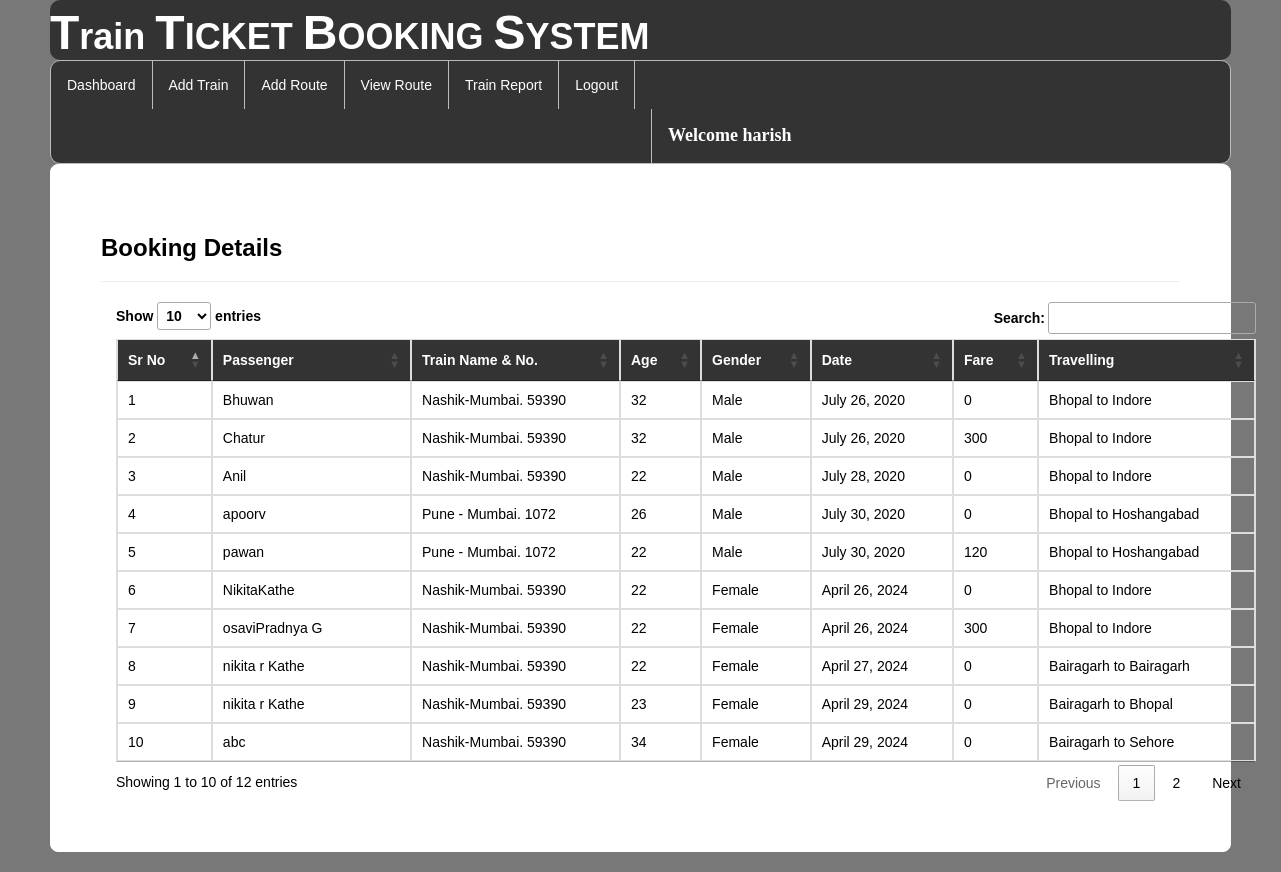
/viewbookings/ (signed in), run on the app's committed database.
### railway/models.py (models this page shows, shortened)
class Book_ticket(models.Model):
    passenger=models.ForeignKey(Passenger,on_delete=models.CASCADE,null=True)
    user=models.ForeignKey(Register,on_delete=models.CASCADE,null=True)
    route=models.CharField(max_length=100,null=True)
    date2=models.DateField(null=True)
    fare=models.IntegerField(null=True)

class Passenger(models.Model):
    user = models.ForeignKey(Register,on_delete=models.CASCADE,null=True)
    train = models.ForeignKey(Add_Train,on_delete=models.CASCADE,null=True)
    name = models.CharField(max_length=100,null=True)
    age = models.IntegerField(null=True)
    gender = models.CharField(max_length=30,null=True)
    route=models.CharField(max_length=100,null=True)
    status = models.CharField(max_length=30,null=True)
    date1 = models.DateField(null=True)
    fare = models.IntegerField(null=True)

class Add_Train(models.Model):
    trainname = models.CharField(max_length=30,null=True)
    train_no = models.IntegerField(null=True)
    from_city = models.CharField(max_length=30,null=True)
    to_city = models.CharField(max_length=30,null=True)
    departuretime=models.CharField(max_length=30,null=True)
    arrivaltime=models.CharField(max_length=30,null=True)
    trevaltime=models.CharField(max_length=100,null=True)
    distance=models.IntegerField(null=True)
    img=models.FileField(null=True)

### railway/views.py (the view)
# urls.py: path('viewbookings/', viewbookings, name="viewbookings"),
def viewbookings(request):
    if not request.user.is_authenticated:
        return redirect('login')
    book = Book_ticket.objects.all()
    d = {'book': book}
    return render(request, 'viewbookings.html', d)

### railway/templates/viewbookings.html (shortened to what this page needs)
{% extends 'navigation3.html' %}
{% load static %}
{% block b %}
<div style="color:Black;border:1px solid white;border-radius:8px;background-color:white;padding:50px">
        <h3><strong>Booking Details</strong></h3><hr>
<div class="container">
<table class="table table-bordered" id="myTable">
  <thead style="color:white;background-color:#333">
  <tr>
    <th>Sr No</th>
    <th>Passenger</th>
      <th>Train Name & No.</th>
      <th>Age</th>
    <th>Gender</th>
    <th>Date</th>
       <th>Fare</th>
       <th>Travelling</th>
  </tr>
  </thead>
   <tbody>
    {% for i in book %}
  <tr>
    <td>{{forloop.counter}}</td>
    <td>{{i.passenger.name}}</td>
    <td>{{i.passenger.train.trainname}}. {{i.passenger.train.train_no}}</td>
      <td>{{i.passenger.age}}</td>
      <td>{{i.passenger.gender}}</td>
      <td>{{i.passenger.date1}}</td>
      <td>{{i.fare}}</td>
      <td>{{i.route}}</td>
  </tr>
    {% endfor %}
    </tbody>
</table>
 </div>
</div>
{% endblock %}

### railway/templates/navigation3.html (shortened to what this page needs)
{% extends 'head.html' %}
{% load static %}
{% block body %}
<link rel = stylesheet href = "//cdn.datatables.net/1.10.19/css/jquery.dataTables.min.css">
<ul class="id2">
  <li id="id1"><a href="{% url 'admindashboard' %}">Dashboard</a></li>
  <li id="id1"><a href="{% url 'add_train' %}">Add Train</a></li>
  <li id="id1"><a href="{% url 'add_route' %}">Add Route</a></li>
  <li id="id1"><a href="{% url 'availableroute' %}">View Route</a></li>
  <li id="id1"><a href="{% url 'view_train'%}">Train Report</a></li>
  <li id="id1"><a href="{% url 'log_out' %}">Logout</a></li>
      <li id="id2" style="margin-left:600px"><a href="" style="color:white"><strong style="font-size:18px;font-family:cursive">Welcome {{request.user.username}}</strong></a></li>
</ul>
{% block b %}
{% endblock %}
{% endblock %}

### railway/templates/navigation3.html (style rules this page uses)
.id2 { list-style-type: none; margin: 0; padding: 0; overflow: hidden; background-color: #333; border-radius:10px; border:1px solid #bbb; }
#id1 { float: left; border-right:1px solid #bbb; }
#id2 { float: left; border-left:1px solid #bbb; }
li:last-child { border-right: none; }
li a { display: block; color: white; text-align: center; padding: 14px 16px; text-decoration: none; }
body { font-family: Arial, Helvetica, sans-serif; }

### data on the page
Book_ticket: passenger.name "Bhuwan", passenger.train.trainname "Nashik-Mumbai", passenger.train.train_no "59390", passenger.age "32", passenger.gender "Male", passenger.date1 "July 26, 2020", fare "0", route "Bhopal to Indore"
Book_ticket: passenger.name "Chatur", passenger.train.trainname "Nashik-Mumbai", passenger.train.train_no "59390", passenger.age "32", passenger.gender "Male", passenger.date1 "July 26, 2020", fare "300", route "Bhopal to Indore"
Book_ticket: passenger.name "Anil", passenger.train.trainname "Nashik-Mumbai", passenger.train.train_no "59390", passenger.age "22", passenger.gender "Male", passenger.date1 "July 28, 2020", fare "0", route "Bhopal to Indore"
Book_ticket: passenger.name "apoorv", passenger.train.trainname "Pune - Mumbai", passenger.train.train_no "1072", passenger.age "26", passenger.gender "Male", passenger.date1 "July 30, 2020", fare "0", route "Bhopal to Hoshangabad"
Book_ticket: passenger.name "pawan", passenger.train.trainname "Pune - Mumbai", passenger.train.train_no "1072", passenger.age "22", passenger.gender "Male", passenger.date1 "July 30, 2020", fare "120", route "Bhopal to Hoshangabad"
Book_ticket: passenger.name "NikitaKathe", passenger.train.trainname "Nashik-Mumbai", passenger.train.train_no "59390", passenger.age "22", passenger.gender "Female", passenger.date1 "April 26, 2024", fare "0", route "Bhopal to Indore"
Book_ticket: passenger.name "osaviPradnya G", passenger.train.trainname "Nashik-Mumbai", passenger.train.train_no "59390", passenger.age "22", passenger.gender "Female", passenger.date1 "April 26, 2024", fare "300", route "Bhopal to Indore"
Book_ticket: passenger.name "nikita r Kathe", passenger.train.trainname "Nashik-Mumbai", passenger.train.train_no "59390", passenger.age "22", passenger.gender "Female", passenger.date1 "April 27, 2024", fare "0", route "Bairagarh to Bairagarh"
Book_ticket: passenger.name "nikita r Kathe", passenger.train.trainname "Nashik-Mumbai", passenger.train.train_no "59390", passenger.age "23", passenger.gender "Female", passenger.date1 "April 29, 2024", fare "0", route "Bairagarh to Bhopal"
Book_ticket: passenger.name "abc", passenger.train.trainname "Nashik-Mumbai", passenger.train.train_no "59390", passenger.age "34", passenger.gender "Female", passenger.date1 "April 29, 2024", fare "0", route "Bairagarh to Sehore"

### other printed values
{{ request.user.username }} "harish"
